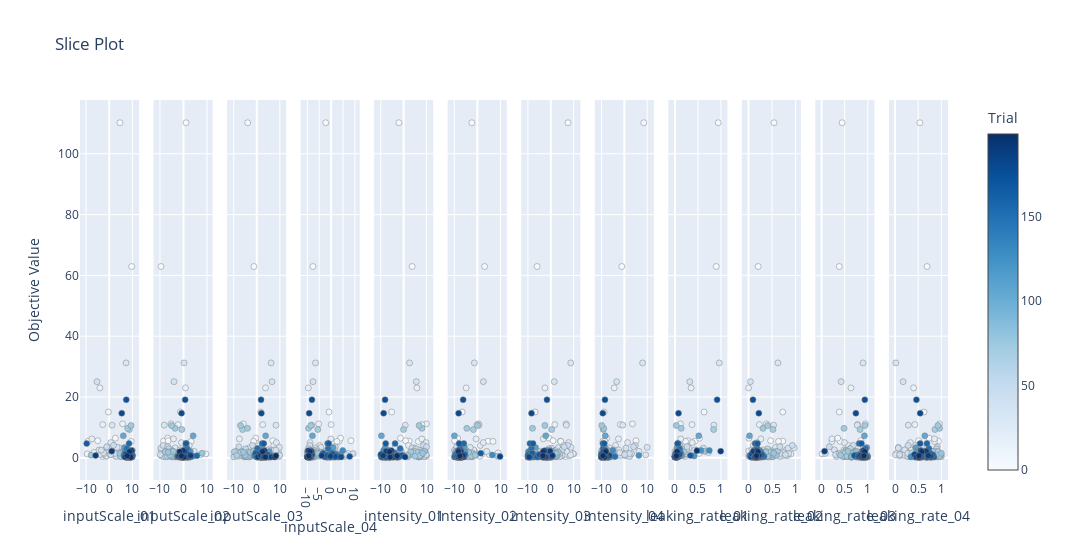

Notebook cell for this chart:
### Markdown cell above
### plot_slice
- 各パラメータを独立して見ることができる
- 曲線的な奴が出るのでわかりやすい

### Code cell
fig = plot_slice(study)

# plt使うなら
# plt.show()
fig

### Figure 1 — Plotly figure (JSON) as saved in the notebook; plotly's stock layout.template omitted (floating-point values rounded to 4 significant figures; data arrays with more than 128 entries replaced by an {"elided": "..."} marker saying what was removed)
{"data": [{"marker": {"color": {"elided": "200 int values"}, "colorbar": {"title": {"text": "Trial"}, "x": 1, "xpad": 40}, "colorscale": [[0, "rgb(247,251,255)"], [0.125, "rgb(222,235,247)"], [0.25, "rgb(198,219,239)"], [0.375, "rgb(158,202,225)"], [0.5, "rgb(107,174,214)"], [0.625, "rgb(66,146,198)"], [0.75, "rgb(33,113,181)"], [0.875, "rgb(8,81,156)"], [1, "rgb(8,48,107)"]], "line": {"color": "Grey", "width": 0.5}, "showscale": true}, "mode": "markers", "name": "Feasible Trial", "showlegend": false, "type": "scatter", "x": {"elided": "200 float values"}, "xaxis": "x", "y": {"elided": "200 float values"}, "yaxis": "y"}, {"marker": {"color": {"elided": "200 int values"}, "colorbar": {"title": {"text": "Trial"}, "x": 1, "xpad": 40}, "colorscale": [[0, "rgb(247,251,255)"], [0.125, "rgb(222,235,247)"], [0.25, "rgb(198,219,239)"], [0.375, "rgb(158,202,225)"], [0.5, "rgb(107,174,214)"], [0.625, "rgb(66,146,198)"], [0.75, "rgb(33,113,181)"], [0.875, "rgb(8,81,156)"], [1, "rgb(8,48,107)"]], "line": {"color": "Grey", "width": 0.5}, "showscale": false}, "mode": "markers", "name": "Feasible Trial", "showlegend": false, "type": "scatter", "x": {"elided": "200 float values"}, "xaxis": "x2", "y": {"elided": "200 float values"}, "yaxis": "y2"}, {"marker": {"color": {"elided": "200 int values"}, "colorbar": {"title": {"text": "Trial"}, "x": 1, "xpad": 40}, "colorscale": [[0, "rgb(247,251,255)"], [0.125, "rgb(222,235,247)"], [0.25, "rgb(198,219,239)"], [0.375, "rgb(158,202,225)"], [0.5, "rgb(107,174,214)"], [0.625, "rgb(66,146,198)"], [0.75, "rgb(33,113,181)"], [0.875, "rgb(8,81,156)"], [1, "rgb(8,48,107)"]], "line": {"color": "Grey", "width": 0.5}, "showscale": false}, "mode": "markers", "name": "Feasible Trial", "showlegend": false, "type": "scatter", "x": {"elided": "200 float values"}, "xaxis": "x3", "y": {"elided": "200 float values"}, "yaxis": "y3"}, {"marker": {"color": {"elided": "200 int values"}, "colorbar": {"title": {"text": "Trial"}, "x": 1, "xpad": 40}, "colorscale": [[0, "rgb(247,251,255)"], [0.125, "rgb(222,235,247)"], [0.25, "rgb(198,219,239)"], [0.375, "rgb(158,202,225)"], [0.5, "rgb(107,174,214)"], [0.625, "rgb(66,146,198)"], [0.75, "rgb(33,113,181)"], [0.875, "rgb(8,81,156)"], [1, "rgb(8,48,107)"]], "line": {"color": "Grey", "width": 0.5}, "showscale": false}, "mode": "markers", "name": "Feasible Trial", "showlegend": false, "type": "scatter", "x": {"elided": "200 float values"}, "xaxis": "x4", "y": {"elided": "200 float values"}, "yaxis": "y4"}, {"marker": {"color": {"elided": "200 int values"}, "colorbar": {"title": {"text": "Trial"}, "x": 1, "xpad": 40}, "colorscale": [[0, "rgb(247,251,255)"], [0.125, "rgb(222,235,247)"], [0.25, "rgb(198,219,239)"], [0.375, "rgb(158,202,225)"], [0.5, "rgb(107,174,214)"], [0.625, "rgb(66,146,198)"], [0.75, "rgb(33,113,181)"], [0.875, "rgb(8,81,156)"], [1, "rgb(8,48,107)"]], "line": {"color": "Grey", "width": 0.5}, "showscale": false}, "mode": "markers", "name": "Feasible Trial", "showlegend": false, "type": "scatter", "x": {"elided": "200 float values"}, "xaxis": "x5", "y": {"elided": "200 float values"}, "yaxis": "y5"}, {"marker": {"color": {"elided": "200 int values"}, "colorbar": {"title": {"text": "Trial"}, "x": 1, "xpad": 40}, "colorscale": [[0, "rgb(247,251,255)"], [0.125, "rgb(222,235,247)"], [0.25, "rgb(198,219,239)"], [0.375, "rgb(158,202,225)"], [0.5, "rgb(107,174,214)"], [0.625, "rgb(66,146,198)"], [0.75, "rgb(33,113,181)"], [0.875, "rgb(8,81,156)"], [1, "rgb(8,48,107)"]], "line": {"color": "Grey", "width": 0.5}, "showscale": false}, "mode": "markers", "name": "Feasible Trial", "showlegend": false, "type": "scatter", "x": {"elided": "200 float values"}, "xaxis": "x6", "y": {"elided": "200 float values"}, "yaxis": "y6"}, {"marker": {"color": {"elided": "200 int values"}, "colorbar": {"title": {"text": "Trial"}, "x": 1, "xpad": 40}, "colorscale": [[0, "rgb(247,251,255)"], [0.125, "rgb(222,235,247)"], [0.25, "rgb(198,219,239)"], [0.375, "rgb(158,202,225)"], [0.5, "rgb(107,174,214)"], [0.625, "rgb(66,146,198)"], [0.75, "rgb(33,113,181)"], [0.875, "rgb(8,81,156)"], [1, "rgb(8,48,107)"]], "line": {"color": "Grey", "width": 0.5}, "showscale": false}, "mode": "markers", "name": "Feasible Trial", "showlegend": false, "type": "scatter", "x": {"elided": "200 float values"}, "xaxis": "x7", "y": {"elided": "200 float values"}, "yaxis": "y7"}, {"marker": {"color": {"elided": "200 int values"}, "colorbar": {"title": {"text": "Trial"}, "x": 1, "xpad": 40}, "colorscale": [[0, "rgb(247,251,255)"], [0.125, "rgb(222,235,247)"], [0.25, "rgb(198,219,239)"], [0.375, "rgb(158,202,225)"], [0.5, "rgb(107,174,214)"], [0.625, "rgb(66,146,198)"], [0.75, "rgb(33,113,181)"], [0.875, "rgb(8,81,156)"], [1, "rgb(8,48,107)"]], "line": {"color": "Grey", "width": 0.5}, "showscale": false}, "mode": "markers", "name": "Feasible Trial", "showlegend": false, "type": "scatter", "x": {"elided": "200 float values"}, "xaxis": "x8", "y": {"elided": "200 float values"}, "yaxis": "y8"}, {"marker": {"color": {"elided": "200 int values"}, "colorbar": {"title": {"text": "Trial"}, "x": 1, "xpad": 40}, "colorscale": [[0, "rgb(247,251,255)"], [0.125, "rgb(222,235,247)"], [0.25, "rgb(198,219,239)"], [0.375, "rgb(158,202,225)"], [0.5, "rgb(107,174,214)"], [0.625, "rgb(66,146,198)"], [0.75, "rgb(33,113,181)"], [0.875, "rgb(8,81,156)"], [1, "rgb(8,48,107)"]], "line": {"color": "Grey", "width": 0.5}, "showscale": false}, "mode": "markers", "name": "Feasible Trial", "showlegend": false, "type": "scatter", "x": {"elided": "200 float values"}, "xaxis": "x9", "y": {"elided": "200 float values"}, "yaxis": "y9"}, {"marker": {"color": {"elided": "200 int values"}, "colorbar": {"title": {"text": "Trial"}, "x": 1, "xpad": 40}, "colorscale": [[0, "rgb(247,251,255)"], [0.125, "rgb(222,235,247)"], [0.25, "rgb(198,219,239)"], [0.375, "rgb(158,202,225)"], [0.5, "rgb(107,174,214)"], [0.625, "rgb(66,146,198)"], [0.75, "rgb(33,113,181)"], [0.875, "rgb(8,81,156)"], [1, "rgb(8,48,107)"]], "line": {"color": "Grey", "width": 0.5}, "showscale": false}, "mode": "markers", "name": "Feasible Trial", "showlegend": false, "type": "scatter", "x": {"elided": "200 float values"}, "xaxis": "x10", "y": {"elided": "200 float values"}, "yaxis": "y10"}, {"marker": {"color": {"elided": "200 int values"}, "colorbar": {"title": {"text": "Trial"}, "x": 1, "xpad": 40}, "colorscale": [[0, "rgb(247,251,255)"], [0.125, "rgb(222,235,247)"], [0.25, "rgb(198,219,239)"], [0.375, "rgb(158,202,225)"], [0.5, "rgb(107,174,214)"], [0.625, "rgb(66,146,198)"], [0.75, "rgb(33,113,181)"], [0.875, "rgb(8,81,156)"], [1, "rgb(8,48,107)"]], "line": {"color": "Grey", "width": 0.5}, "showscale": false}, "mode": "markers", "name": "Feasible Trial", "showlegend": false, "type": "scatter", "x": {"elided": "200 float values"}, "xaxis": "x11", "y": {"elided": "200 float values"}, "yaxis": "y11"}, {"marker": {"color": {"elided": "200 int values"}, "colorbar": {"title": {"text": "Trial"}, "x": 1, "xpad": 40}, "colorscale": [[0, "rgb(247,251,255)"], [0.125, "rgb(222,235,247)"], [0.25, "rgb(198,219,239)"], [0.375, "rgb(158,202,225)"], [0.5, "rgb(107,174,214)"], [0.625, "rgb(66,146,198)"], [0.75, "rgb(33,113,181)"], [0.875, "rgb(8,81,156)"], [1, "rgb(8,48,107)"]], "line": {"color": "Grey", "width": 0.5}, "showscale": false}, "mode": "markers", "name": "Feasible Trial", "showlegend": false, "type": "scatter", "x": {"elided": "200 float values"}, "xaxis": "x12", "y": {"elided": "200 float values"}, "yaxis": "y12"}], "layout": {"title": {"text": "Slice Plot"}, "width": 3600, "xaxis": {"anchor": "y", "domain": [0, 0.06806], "title": {"text": "inputScale_01"}}, "xaxis10": {"anchor": "y10", "domain": [0.7625, 0.8306], "title": {"text": "leaking_rate_02"}}, "xaxis11": {"anchor": "y11", "domain": [0.8472, 0.9153], "title": {"text": "leaking_rate_03"}}, "xaxis12": {"anchor": "y12", "domain": [0.9319, 1.0], "title": {"text": "leaking_rate_04"}}, "xaxis2": {"anchor": "y2", "domain": [0.08472, 0.1528], "title": {"text": "inputScale_02"}}, "xaxis3": {"anchor": "y3", "domain": [0.1694, 0.2375], "title": {"text": "inputScale_03"}}, "xaxis4": {"anchor": "y4", "domain": [0.2542, 0.3222], "title": {"text": "inputScale_04"}}, "xaxis5": {"anchor": "y5", "domain": [0.3389, 0.4069], "title": {"text": "intensity_01"}}, "xaxis6": {"anchor": "y6", "domain": [0.4236, 0.4917], "title": {"text": "intensity_02"}}, "xaxis7": {"anchor": "y7", "domain": [0.5083, 0.5764], "title": {"text": "intensity_03"}}, "xaxis8": {"anchor": "y8", "domain": [0.5931, 0.6611], "title": {"text": "intensity_04"}}, "xaxis9": {"anchor": "y9", "domain": [0.6778, 0.7458], "title": {"text": "leaking_rate_01"}}, "yaxis": {"anchor": "x", "domain": [0, 1], "title": {"text": "Objective Value"}}, "yaxis10": {"anchor": "x10", "domain": [0, 1], "matches": "y", "showticklabels": false}, "yaxis11": {"anchor": "x11", "domain": [0, 1], "matches": "y", "showticklabels": false}, "yaxis12": {"anchor": "x12", "domain": [0, 1], "matches": "y", "showticklabels": false}, "yaxis2": {"anchor": "x2", "domain": [0, 1], "matches": "y", "showticklabels": false}, "yaxis3": {"anchor": "x3", "domain": [0, 1], "matches": "y", "showticklabels": false}, "yaxis4": {"anchor": "x4", "domain": [0, 1], "matches": "y", "showticklabels": false}, "yaxis5": {"anchor": "x5", "domain": [0, 1], "matches": "y", "showticklabels": false}, "yaxis6": {"anchor": "x6", "domain": [0, 1], "matches": "y", "showticklabels": false}, "yaxis7": {"anchor": "x7", "domain": [0, 1], "matches": "y", "showticklabels": false}, "yaxis8": {"anchor": "x8", "domain": [0, 1], "matches": "y", "showticklabels": false}, "yaxis9": {"anchor": "x9", "domain": [0, 1], "matches": "y", "showticklabels": false}}}
